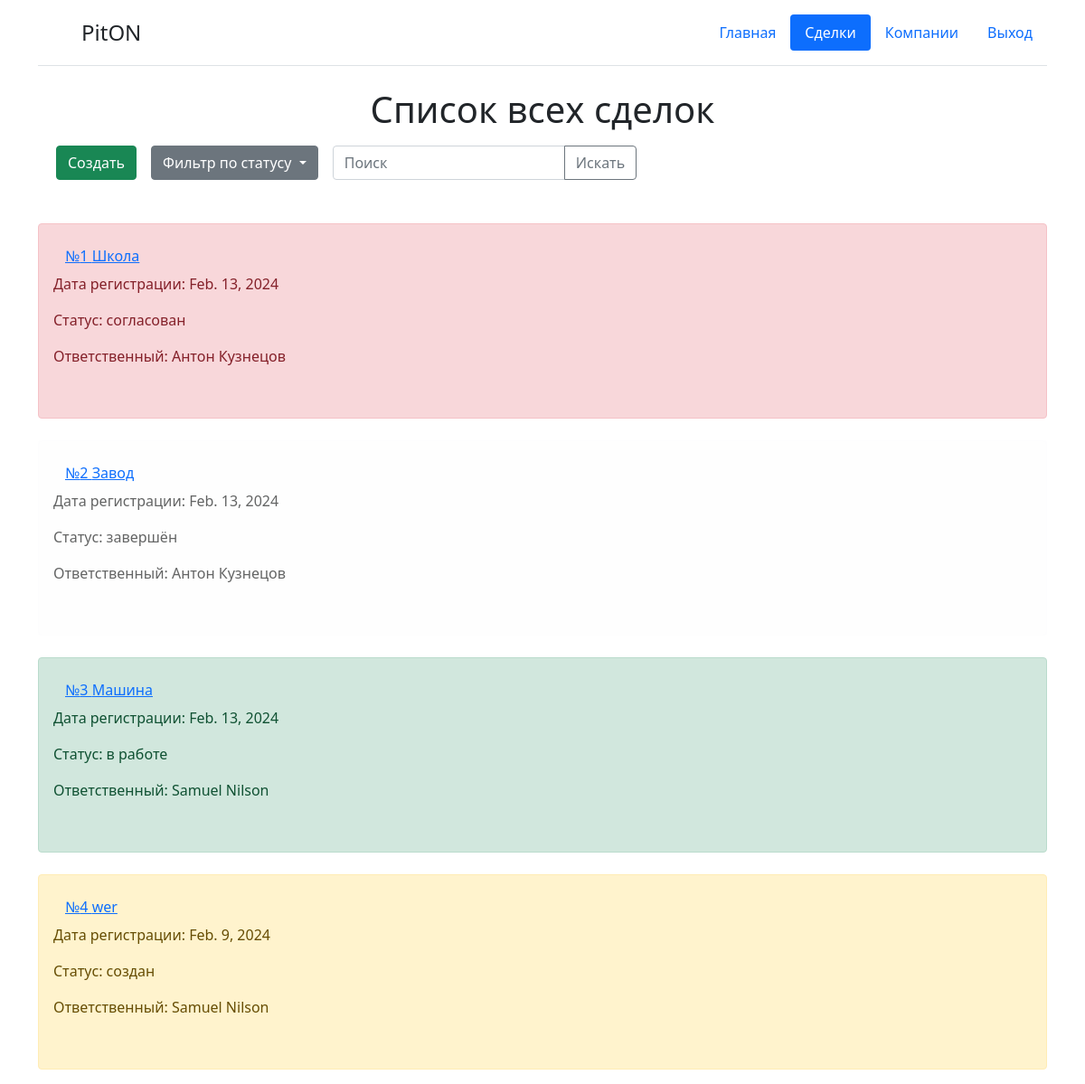
The app's page /transactionList (signed in) with its own data.
### reg/models.py (models this page shows, shortened)
class regModel(models.Model):
    STATUS = (
        ('1', 'создан'),
        ('2', 'согласован'),
        ('3', 'в работе'),
        ('4', 'завершён')
    )   # Статус может быть создан до 5 пунктов
    Numbers = models.CharField('Номер', max_length=10)
    Name = models.CharField('Наименование', max_length=100)
    Date_born = models.DateField('Дата создания', auto_now=True)
    Responsible = models.CharField('Ответственный', max_length=100)
    Status = models.CharField('Статус', max_length=30, default='1', choices=STATUS)
    Customer_company = models.ForeignKey(companyModel,
                                         on_delete=models.CASCADE,
                                         to_field='Name',
                                         related_name='customer_company',
                                         blank=True,  # Делаем поле необязательным
                                         null=True  # Добавляем null=True для обозначения пустого значения в базе данных
                                         )
    Seller_company = models.ForeignKey(companyModel,
                                       on_delete=models.CASCADE,
                                       to_field='Full_Name_Company',
                                       related_name='seller_company',
                                       blank=True,  # Делаем поле необязательным
                                       null=True  # Добавляем null=True для обозначения пустого значения в базе данных
                                       )
    Adres_obj = models.TextField('Адрес объекта')
    class Meta:
        verbose_name = 'Таблица регистрации'

### reg/views.py (the view, shortened to what this page needs)
# urls.py: path('transactionList', views.transactionList, name='transactionList'),   # Список сделок
def transactionList(request):
    error = ''
    if request.user.has_perm('reg.delete_regmodel'):
        dateReg = regModel.objects.all()
        title = 'Список всех сделок'
        add = True
    elif request.user.has_perm('reg.add_regmodel'):
        dateReg = regModel.objects.filter(Responsible=request.user.get_full_name())
        title = 'Список Ваших сделок'
        add = True
    elif request.user.has_perm('reg.view_regmodel'):
        dateReg = regModel.objects.filter(Status='3')
        title = 'Список согласованных сделок'
        add = False
    else:
        raise PermissionDenied
    if request.method == 'GET':
        if 'q' in request.GET:
            search_term = request.GET['q']
            print(search_term, dateReg)
            dateReg = dateReg.filter(
                Q(Numbers__iregex=search_term) |
                Q(Name__iregex=search_term) |
                Q(Responsible__iregex=search_term) |
                Q(Status__iregex=search_term)
            )
        elif 'sortirovka' in request.GET:
            selected_sorting = request.GET['sortirovka']
            if selected_sorting in ['всё']:
                if request.user.has_perm('reg.delete_regmodel'):
                    dateReg = dateReg.all()
                elif request.user.has_perm('reg.add_regmodel'):
                    dateReg = dateReg.filter(Responsible=request.user.get_full_name())
                elif not request.user.has_perm('reg.add_regmodel'):
                    dateReg = dateReg.filter(Status__in=['3', '4'])
                else:
                    raise PermissionDenied
            else:
                dateReg = dateReg.filter(Status=selected_sorting)
    form = transactionListForm()
    content = {
        'status_html': regModel.STATUS,     # статус для формы HTML
        'add': add,                     # статус пользователя для определения его прав на просмотр и изменения
        'title': title,                 # заголовок списка
        'data_cards': dateReg,          # данные для отображения в карточках
        'form': form,                   # данные для отображения в карточках
        'error': error,                 #
        'title2': 'Регистрация нового проекта',  # заголовок страницы
        'name_str': 'transactionList'  # заголовок страницы
    }
    return render(request, 'reg/list.html', content)

### reg/forms.py
class transactionListForm(ModelForm):
    class Meta:
        model = regModel
        fields = ['Name', 'Adres_obj']
        widgets = {
            'Name': TextInput(attrs={
                'class': 'form-control',
                'placeholder': 'Введите наименование проекта'
                }),
            'Adres_obj': TextInput(attrs={
                'class': 'form-control',
                'placeholder': 'Введите адрес объекта (Страна, Город, Улица, №Дома)'
                })
                }

### templates/reg/list.html (shortened to what this page needs)
{% extends 'reg/base.html' %}
{% block content %}
    <div class="container" xmlns="http://www.w3.org/1999/html" xmlns="http://www.w3.org/1999/html">
        <div class="d-flex justify-content-center"><h1> {{ title }}</h1></div>
        <div class="row gy-2">
            <div class="d-flex flex-row mb-3">
                <div class="p-2">
                    <div class="input-group mb-3">
                        <div class="input-group-prepend">
                        {% if add == True %}
                            <button type="button" class="btn btn-success" data-bs-toggle="modal" data-bs-target="#exampleModal">
                            Создать
                            </button>
                        {% endif %}
                        </div>
                    </div>
                </div>
                <div class="p-2">
                    {% if add == True %}
                    <div class="dropdown">
                        <a class="btn btn-secondary dropdown-toggle" role="button" id="dropdownMenuLink" data-bs-toggle="dropdown" aria-expanded="false">
                            Фильтр по статусу
                        </a>
                    </div>
                    {% endif %}
                </div>
                <div class="p-2">
                    <form action="{% url name_str %}" method="get">
                        <div class="input-group mb-3">
                          <input name="q" type="text" class="form-control" placeholder="Поиск" aria-describedby="button-addon2">
                          <button class="btn btn-outline-secondary" type="submit" id="button-addon2">Искать</button>
                        </div>
                    </form>
                </div>
            </div>
            {% for el in data_cards %}
            <div
                {% if el.Status == '1' %}
                class="alert alert-warning" role="alert"
                {% elif el.Status == '2' %}
                class="alert alert-danger" role="alert"
                {% elif el.Status == '3' %}
                class="alert alert-success" role="alert"
                {% else %}
                class="alert alert-light" role="alert"
                {% endif %}>
                <form method="post">
                    <button type="submit" class="btn btn-link" name="card" value="{{ el.id }}">
                        №{{ el.Numbers }} {{ el.Name }}
                    </button>
                </form>
                <p>Дата регистрации: {{ el.Date_born }}</p>
                <p>Статус:   {{ el.get_Status_display }}</p>
                <p>Ответственный: {{ el.Responsible }}</p><br>
            </div>
            {% endfor %}
        </div>
    </div>
{% endblock %}

### records on screen
regModel: Numbers "1", Name "Школа", Date_born "Feb. 13, 2024", Status "согласован", Responsible "Антон Кузнецов"
regModel: Numbers "2", Name "Завод", Date_born "Feb. 13, 2024", Status "завершён", Responsible "Антон Кузнецов"
regModel: Numbers "3", Name "Машина", Date_born "Feb. 13, 2024", Status "в работе", Responsible "Samuel Nilson"
regModel: Numbers "4", Name "wer", Date_born "Feb. 9, 2024", Status "создан", Responsible "Samuel Nilson"

### other values on screen
{{ title }} "Список всех сделок"
